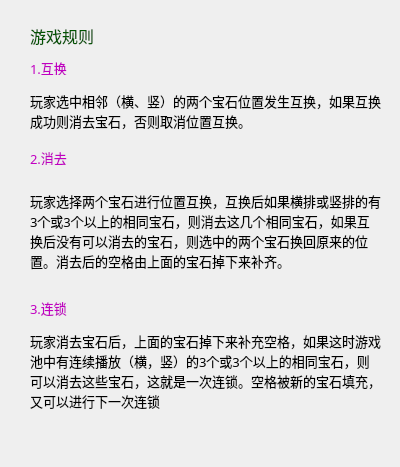
<?xml version="1.0" encoding="UTF-8"?>
<ui version="4.0">
 <class>CHelpDlg</class>
 <widget class="QDialog" name="CHelpDlg">
  <property name="geometry">
   <rect>
    <x>0</x>
    <y>0</y>
    <width>400</width>
    <height>467</height>
   </rect>
  </property>
  <property name="windowTitle">
   <string>Dialog</string>
  </property>
  <property name="styleSheet">
   <string notr="true"/>
  </property>
  <widget class="QLabel" name="label">
   <property name="geometry">
    <rect>
     <x>0</x>
     <y>0</y>
     <width>400</width>
     <height>467</height>
    </rect>
   </property>
   <property name="styleSheet">
    <string notr="true">image: url(:/new/prefix1/image/HelpDlg.png);</string>
   </property>
   <property name="text">
    <string/>
   </property>
  </widget>
  <widget class="QLabel" name="label_2">
   <property name="geometry">
    <rect>
     <x>30</x>
     <y>20</y>
     <width>81</width>
     <height>31</height>
    </rect>
   </property>
   <property name="font">
    <font>
     <family>黑体</family>
     <pointsize>12</pointsize>
     <weight>50</weight>
     <bold>false</bold>
    </font>
   </property>
   <property name="styleSheet">
    <string notr="true">color: rgb(0, 85, 0);</string>
   </property>
   <property name="text">
    <string>游戏规则</string>
   </property>
  </widget>
  <widget class="QLabel" name="label_3">
   <property name="geometry">
    <rect>
     <x>30</x>
     <y>60</y>
     <width>72</width>
     <height>15</height>
    </rect>
   </property>
   <property name="font">
    <font>
     <family>黑体</family>
     <pointsize>10</pointsize>
    </font>
   </property>
   <property name="styleSheet">
    <string notr="true">color: rgb(193, 0, 193);</string>
   </property>
   <property name="text">
    <string>1.互换</string>
   </property>
  </widget>
  <widget class="QLabel" name="label_4">
   <property name="geometry">
    <rect>
     <x>30</x>
     <y>80</y>
     <width>351</width>
     <height>61</height>
    </rect>
   </property>
   <property name="font">
    <font>
     <family>黑体</family>
     <pointsize>10</pointsize>
    </font>
   </property>
   <property name="text">
    <string>玩家选中相邻（横、竖）的两个宝石位置发生互换，如果互换成功则消去宝石，否则取消位置互换。</string>
   </property>
   <property name="wordWrap">
    <bool>true</bool>
   </property>
  </widget>
  <widget class="QLabel" name="label_5">
   <property name="geometry">
    <rect>
     <x>30</x>
     <y>150</y>
     <width>72</width>
     <height>15</height>
    </rect>
   </property>
   <property name="font">
    <font>
     <family>黑体</family>
     <pointsize>10</pointsize>
    </font>
   </property>
   <property name="styleSheet">
    <string notr="true">color: rgb(193, 0, 193);</string>
   </property>
   <property name="text">
    <string>2.消去</string>
   </property>
  </widget>
  <widget class="QLabel" name="label_6">
   <property name="geometry">
    <rect>
     <x>30</x>
     <y>170</y>
     <width>351</width>
     <height>121</height>
    </rect>
   </property>
   <property name="font">
    <font>
     <family>黑体</family>
     <pointsize>10</pointsize>
    </font>
   </property>
   <property name="text">
    <string>玩家选择两个宝石进行位置互换，互换后如果横排或竖排的有3个或3个以上的相同宝石，则消去这几个相同宝石，如果互换后没有可以消去的宝石，则选中的两个宝石换回原来的位置。消去后的空格由上面的宝石掉下来补齐。</string>
   </property>
   <property name="wordWrap">
    <bool>true</bool>
   </property>
  </widget>
  <widget class="QLabel" name="label_7">
   <property name="geometry">
    <rect>
     <x>30</x>
     <y>300</y>
     <width>72</width>
     <height>16</height>
    </rect>
   </property>
   <property name="font">
    <font>
     <family>黑体</family>
     <pointsize>10</pointsize>
    </font>
   </property>
   <property name="styleSheet">
    <string notr="true">color: rgb(193, 0, 193);</string>
   </property>
   <property name="text">
    <string>3.连锁</string>
   </property>
  </widget>
  <widget class="QLabel" name="label_8">
   <property name="geometry">
    <rect>
     <x>30</x>
     <y>320</y>
     <width>351</width>
     <height>101</height>
    </rect>
   </property>
   <property name="font">
    <font>
     <family>黑体</family>
     <pointsize>10</pointsize>
    </font>
   </property>
   <property name="text">
    <string>玩家消去宝石后，上面的宝石掉下来补充空格，如果这时游戏池中有连续播放（横，竖）的3个或3个以上的相同宝石，则可以消去这些宝石，这就是一次连锁。空格被新的宝石填充，又可以进行下一次连锁</string>
   </property>
   <property name="wordWrap">
    <bool>true</bool>
   </property>
  </widget>
 </widget>
 <resources/>
 <connections/>
</ui>
